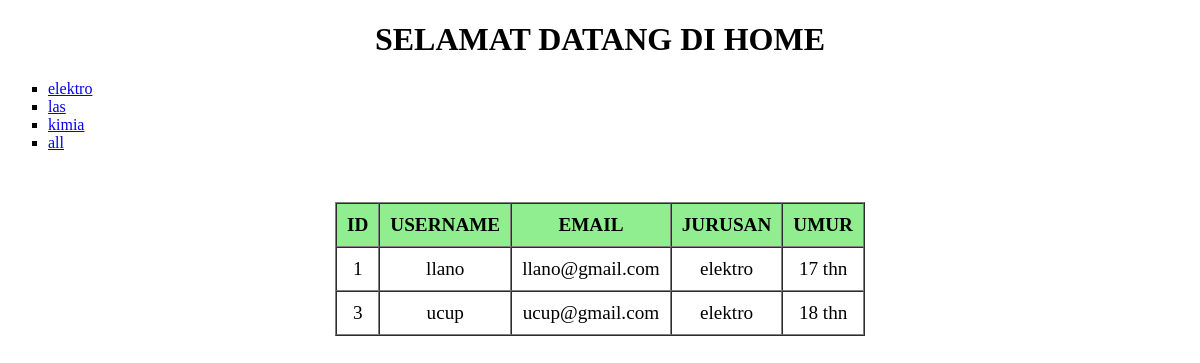
Page /elektro on the committed database.
### home/models.py (models this page shows, shortened)
class Register(models.Model):
    username = models.CharField(max_length=15)
    password = models.CharField(max_length=25)
    jurusan = models.CharField(max_length=10,default="jurusan anda")
    email = models.EmailField()
    umur = models.IntegerField()

### home/views.py (the view)
# urls.py: path('',views.home_page),
def home_page(req,fil=False):
    if(not fil):
        data_siswa = Register.objects.all()
    elif(fil not in ['elektro','las','kimia'] and fil):
        return HttpResponse('<h1 style="color:red;">jurusan tidak valid</h1>')
    else:
        data_siswa = Register.objects.filter(jurusan=fil)
    for data in data_siswa:
        data.umur = str(data.umur) + ' thn'
    data = {
        'title' : 'home page',
        'data_registers' : data_siswa,
        'file_css' : 'home/css/style.css'
    }
    return render(req,'home/index.html',data)

### templates/home/index.html
{% extends 'base/index.html' %}
{% block body %}
    <h1>selamat datang di home</h1>
    <ul type="square">
        <li><a href="/elektro">elektro</a></li>
        <li><a href="/las">las</a></li>
        <li><a href="/kimia">kimia</a></li>
        <li><a href="/">all</a></li>
    </ul>
    <table border="1" cellspacing="0">
        <thead>
            <tr>
                <th>Id</th>
                <th>username</th>
                <th>email</th>
                <th>jurusan</th>
                <th>umur</th>
            </tr>
        </thead>
        <tbody>
            {% for data_reg in data_registers %}
                <tr>
                    <td>{{data_reg.id}}</td>
                    <td>{{data_reg.username}}</td>
                    <td>{{data_reg.email}}</td>
                    <td>{{data_reg.jurusan}}</td>
                    <td>{{data_reg.umur}}</td>
                </tr>
            {% endfor %}
        </tbody>
    </table>
{% endblock body %}

### static/home/css/style.css (style rules this page uses)
h1 { text-align:center; text-transform: uppercase; }
table { margin:50px auto; }
table thead th { text-transform: uppercase; background-color:lightgreen; text-align: center; }
table thead th,tbody td { text-align: center; padding:10px; font-size:120%; }

### rows in the picture
Register: id "1", username "llano", email "llano@gmail.com", jurusan "elektro", umur "17 thn"
Register: id "3", username "ucup", email "ucup@gmail.com", jurusan "elektro", umur "18 thn"
